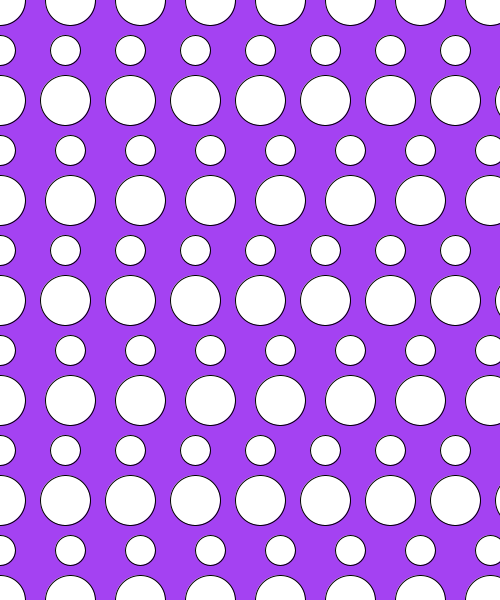
Frame 1 (no input)
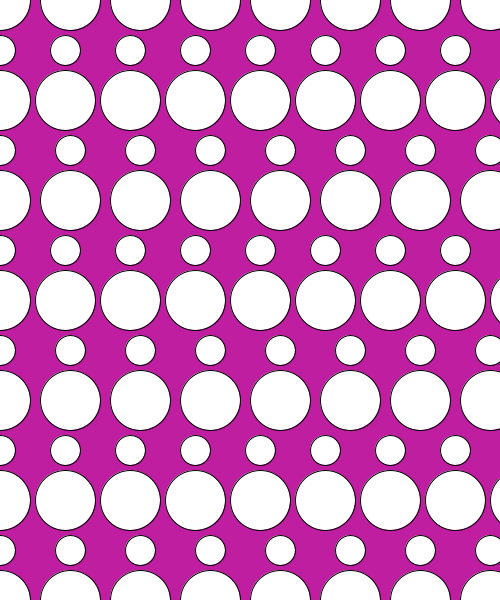
Frame 60 (the mouse pressed at the canvas centre just before this capture)
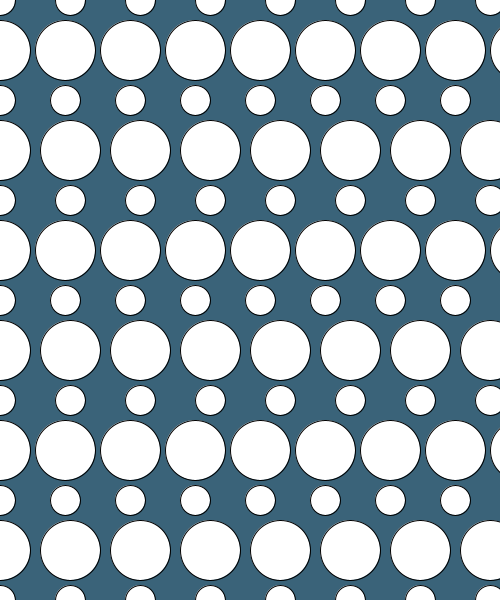
Frame 120 (the mouse held since frame 60 and released just before this capture)

The Processing sketch that drew these frames (run headless with seeded random() and noise(); from frame 60 on, the mouse is pressed at the canvas centre):

// Processing sketch: processing_163265
// ── processing_163265.pde


int circleSize = 50;
int circleSize2= 30;

void setup() {
  size(500,600);
 }
 
 
  void draw() {
  background(255);
background((random (0, 255)), (random (0, 255)), (random (0, 255)));
 


 for (int i = 0; i <10; i++){
   ellipse(i*70, 0, circleSize, circleSize);
 ellipse(i*65, 100, circleSize, circleSize);
 ellipse(i*70, 200, circleSize, circleSize);
 ellipse(i*65, 300, circleSize, circleSize);
 ellipse(i*70, 400, circleSize, circleSize);
 ellipse(i*65, 500, circleSize, circleSize);
 ellipse(i*70, 600, circleSize, circleSize);
 }
 
  

for( int i=0; i<15; i++){
     ellipse(i*65, 50, circleSize2, circleSize2); 
     ellipse(i*70, 150, circleSize2, circleSize2);
     ellipse(i*65, 250, circleSize2, circleSize2);
     ellipse(i*70, 350, circleSize2, circleSize2);
     ellipse(i*65, 450, circleSize2, circleSize2);
     ellipse(i*70, 550, circleSize2, circleSize2);

 
  if (mousePressed){
  circleSize = 30;
}
  else {
    circleSize=60;
  }
  
    if (mousePressed){
   circleSize2 = 60; 
 }
   else  {
     circleSize2= 30;
   }

 }
  } 
 

 
  
  
 
 
  
 
  
  
  
  
  
  
